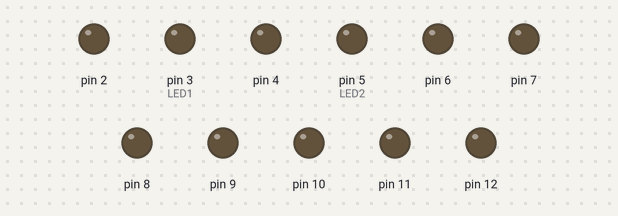
A sketch run on a simulated Arduino Uno, built with avr-gcc and run on an emulated ATmega328P. On the bench: output pins drawn as LEDs (lit = HIGH).

Above: at 0.1 s.
At 9.21 s:
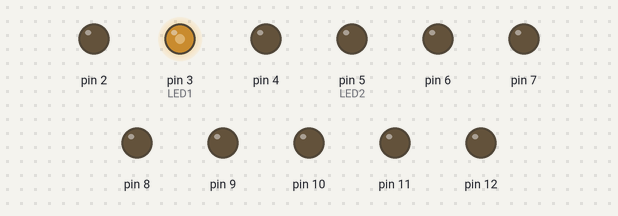
At 19.14 s:
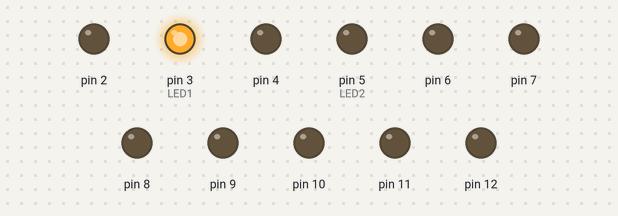
At 39.8 s:
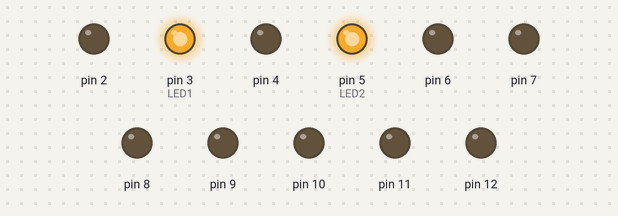
Timing chart, 0 to 40.0 s (numbered marks = the images above):
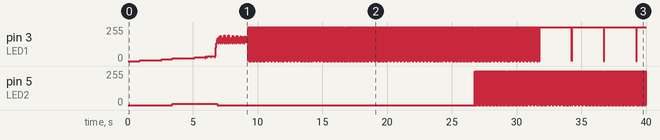

The sketch:

task30.ino
```cpp
#define LED1 3
#define LED2 5

void setup() {
  pinMode(2, OUTPUT);
  digitalWrite(2, LOW);
  pinMode(3, OUTPUT);
  digitalWrite(3, LOW);
  pinMode(4, OUTPUT);
  digitalWrite(4, LOW);
  pinMode(5, OUTPUT);
  digitalWrite(5, LOW);
  pinMode(6, OUTPUT);
  digitalWrite(6, LOW);
  pinMode(7, OUTPUT);
  digitalWrite(7, LOW);
  pinMode(8, OUTPUT);
  digitalWrite(8, LOW);
  pinMode(9, OUTPUT);
  digitalWrite(9, LOW);
  pinMode(10, OUTPUT);
  digitalWrite(10, LOW);
  pinMode(11, OUTPUT);
  digitalWrite(11, LOW);
  pinMode(12, OUTPUT);
  digitalWrite(12, LOW);
}

const int period = 4096;
void loop() {
    for (int i = 0; i <= 510; i++) {
    delay(16);
    int brightness1 = i;
    int brightness2 = i / 2;
    int highTime1 = period * brightness1 / 255;
    int highTime2 = period * brightness2 / 255;
    for (int j = 0; j <= 100; j++) {
      if (brightness1 >= brightness2){
        digitalWrite(LED1, 1);
        digitalWrite(LED2, 1);
        delayMicroseconds(10*(highTime2));
        digitalWrite(LED2, 0);
        delayMicroseconds(10*(highTime1 - highTime2));
        digitalWrite(LED1, 0);
        delayMicroseconds(10*(period - highTime1));
      } else {
        digitalWrite(LED2, 1);
        digitalWrite(LED1, 1);
        delayMicroseconds(10*(highTime1));
        digitalWrite(LED1, 0);
        delayMicroseconds(10*(highTime2 - highTime1));
        digitalWrite(LED2, 0);
        delayMicroseconds(10*(period - highTime2));
      }
    }
  }
}
```

Measured:
- by itself, pin 3 (LED1): 0/255 → 6/255 at 0.91 s, → 13/255 1.7 s later, → 21/255 0.84 s later, → 29/255 1.7 s later, … (1896 changes in this stretch)
